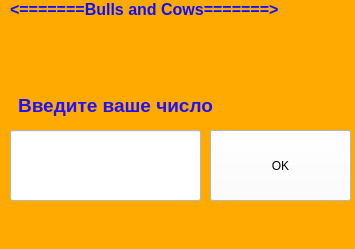
<?xml version="1.0" encoding="UTF-8"?>
<ui version="4.0">
 <class>SecondWindow</class>
 <widget class="QMainWindow" name="SecondWindow">
  <property name="geometry">
   <rect>
    <x>0</x>
    <y>0</y>
    <width>355</width>
    <height>249</height>
   </rect>
  </property>
  <property name="windowTitle">
   <string>MainWindow</string>
  </property>
  <property name="styleSheet">
   <string notr="true">background-color: rgb(255, 170, 0);</string>
  </property>
  <widget class="QWidget" name="centralwidget">
   <widget class="QLabel" name="label">
    <property name="geometry">
     <rect>
      <x>10</x>
      <y>0</y>
      <width>341</width>
      <height>16</height>
     </rect>
    </property>
    <property name="font">
     <font>
      <pointsize>12</pointsize>
     </font>
    </property>
    <property name="layoutDirection">
     <enum>Qt::RightToLeft</enum>
    </property>
    <property name="text">
     <string>&lt;html&gt;&lt;head/&gt;&lt;body&gt;&lt;p&gt;&lt;span style=&quot; font-weight:600; color:#0f0fff;&quot;&gt;&amp;lt;=======Bulls and Cows=======&amp;gt;&lt;/span&gt;&lt;/p&gt;&lt;/body&gt;&lt;/html&gt;</string>
    </property>
    <property name="textFormat">
     <enum>Qt::AutoText</enum>
    </property>
   </widget>
   <widget class="QLineEdit" name="lineEdit">
    <property name="geometry">
     <rect>
      <x>10</x>
      <y>130</y>
      <width>191</width>
      <height>71</height>
     </rect>
    </property>
    <property name="font">
     <font>
      <pointsize>30</pointsize>
     </font>
    </property>
    <property name="styleSheet">
     <string notr="true">background-color: rgb(255, 255, 255);</string>
    </property>
   </widget>
   <widget class="QPushButton" name="pushButton">
    <property name="geometry">
     <rect>
      <x>210</x>
      <y>130</y>
      <width>141</width>
      <height>71</height>
     </rect>
    </property>
    <property name="styleSheet">
     <string notr="true">background-color: rgb(255, 255, 255);</string>
    </property>
    <property name="text">
     <string>OK</string>
    </property>
   </widget>
   <widget class="QLabel" name="label_2">
    <property name="geometry">
     <rect>
      <x>10</x>
      <y>90</y>
      <width>211</width>
      <height>31</height>
     </rect>
    </property>
    <property name="font">
     <font>
      <pointsize>12</pointsize>
     </font>
    </property>
    <property name="text">
     <string>&lt;html&gt;&lt;head/&gt;&lt;body&gt;&lt;p align=&quot;center&quot;&gt;&lt;span style=&quot; font-size:14pt; font-weight:600; color:#2010ff;&quot;&gt;Введите ваше число&lt;/span&gt;&lt;/p&gt;&lt;/body&gt;&lt;/html&gt;</string>
    </property>
   </widget>
   <widget class="QLabel" name="info">
    <property name="geometry">
     <rect>
      <x>10</x>
      <y>30</y>
      <width>341</width>
      <height>61</height>
     </rect>
    </property>
    <property name="font">
     <font>
      <pointsize>18</pointsize>
     </font>
    </property>
    <property name="toolTip">
     <string>&lt;html&gt;&lt;head/&gt;&lt;body&gt;&lt;p align=&quot;center&quot;&gt;&lt;br/&gt;&lt;/p&gt;&lt;/body&gt;&lt;/html&gt;</string>
    </property>
    <property name="layoutDirection">
     <enum>Qt::LeftToRight</enum>
    </property>
    <property name="text">
     <string/>
    </property>
    <property name="alignment">
     <set>Qt::AlignCenter</set>
    </property>
   </widget>
  </widget>
  <widget class="QMenuBar" name="menubar">
   <property name="geometry">
    <rect>
     <x>0</x>
     <y>0</y>
     <width>355</width>
     <height>21</height>
    </rect>
   </property>
  </widget>
  <widget class="QStatusBar" name="statusbar"/>
 </widget>
 <resources/>
 <connections/>
</ui>
